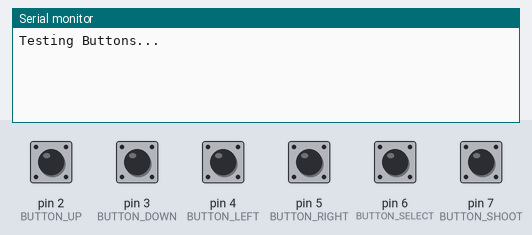
A sketch run on a simulated Arduino Uno, built with avr-gcc and run on an emulated ATmega328P. On the bench: the last lines printed to the serial monitor. The inputs (shaded band) are chosen by the test bench; at power-on: pin 2 (BUTTON_UP), pin 3 (BUTTON_DOWN), pin 4 (BUTTON_LEFT), pin 5 (BUTTON_RIGHT), pin 6 (BUTTON_SELECT), pin 7 (BUTTON_SHOOT) HIGH.

Above: at 1.2 s.
1.3 s: pin 2 (BUTTON_UP) pulled LOW for 0.15 s
At 2.0 s:
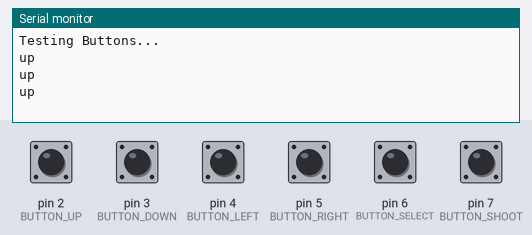
2.9 s: pin 3 (BUTTON_DOWN) pulled LOW for 0.15 s
At 4.2 s:
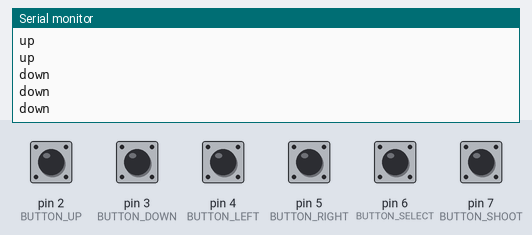
4.5 s: pin 4 (BUTTON_LEFT) pulled LOW for 0.15 s
At 5.7 s:
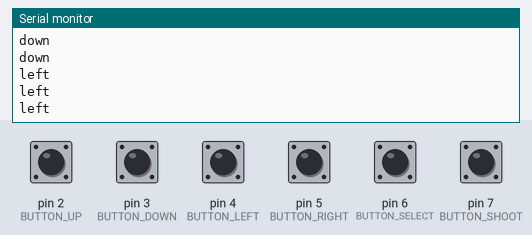
6.1 s: pin 5 (BUTTON_RIGHT) pulled LOW for 0.15 s
At 7.0 s:
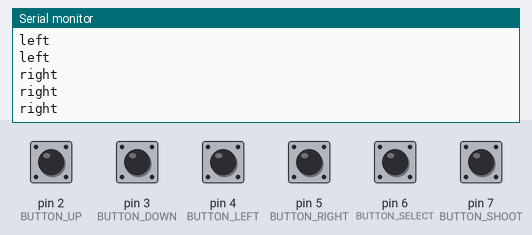
7.7 s: pin 6 (BUTTON_SELECT) pulled LOW for 0.15 s
At 8.2 s:
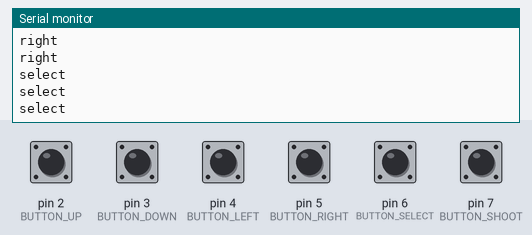
9.3 s: pin 7 (BUTTON_SHOOT) pulled LOW for 0.15 s
At 10.7 s:
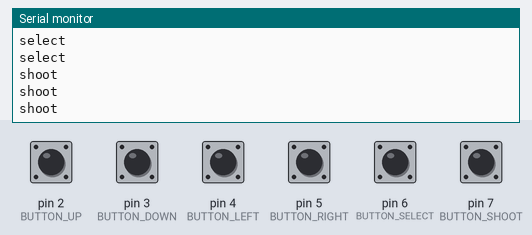

The sketch:

buttons.ino
```cpp
#define BUTTON_UP 2
#define BUTTON_DOWN 3
#define BUTTON_LEFT 4
#define BUTTON_RIGHT 5
#define BUTTON_SELECT 6
#define BUTTON_SHOOT 7

void setup()
{
    Serial.begin(9600);
    Serial.println("Testing Buttons...");

    pinMode(BUTTON_UP, INPUT);
    pinMode(BUTTON_DOWN, INPUT);
    pinMode(BUTTON_LEFT, INPUT);
    pinMode(BUTTON_RIGHT, INPUT);
    pinMode(BUTTON_SELECT, INPUT);
    pinMode(BUTTON_SHOOT, INPUT);
}

void loop()
{
    int buttonUpState = digitalRead(BUTTON_UP);
    int buttonLeftState = digitalRead(BUTTON_LEFT);
    int buttonRightState = digitalRead(BUTTON_RIGHT);
    int buttonDownState = digitalRead(BUTTON_DOWN);
    int buttonSelectState = digitalRead(BUTTON_SELECT);
    int buttonShootState = digitalRead(BUTTON_SHOOT);

    if (buttonUpState == LOW)
    {
        Serial.println("up");
    }
    if (buttonLeftState == LOW)
    {
        Serial.println("left");
    }
    if (buttonRightState == LOW)
    {
        Serial.println("right");
    }
    if (buttonDownState == LOW)
    {
        Serial.println("down");
    }
    if (buttonSelectState == LOW)
    {
        Serial.println("select");
    }
    if (buttonShootState == LOW)
    {
        Serial.println("shoot");
    }
    delay(50); // Don't excessiely println if button is held down.
}
```

Measured:
- after the input at 1.3 s, the serial monitor: prints a new line at once (image 1)
- after the input at 2.9 s, the serial monitor: prints a new line at once (image 2)
- after the input at 4.5 s, the serial monitor: prints a new line at once (image 3)
- after the input at 6.1 s, the serial monitor: prints a new line at once (image 4)
- after the input at 7.7 s, the serial monitor: prints a new line at once (image 5)
- after the input at 9.3 s, the serial monitor: prints a new line at once (image 6)
